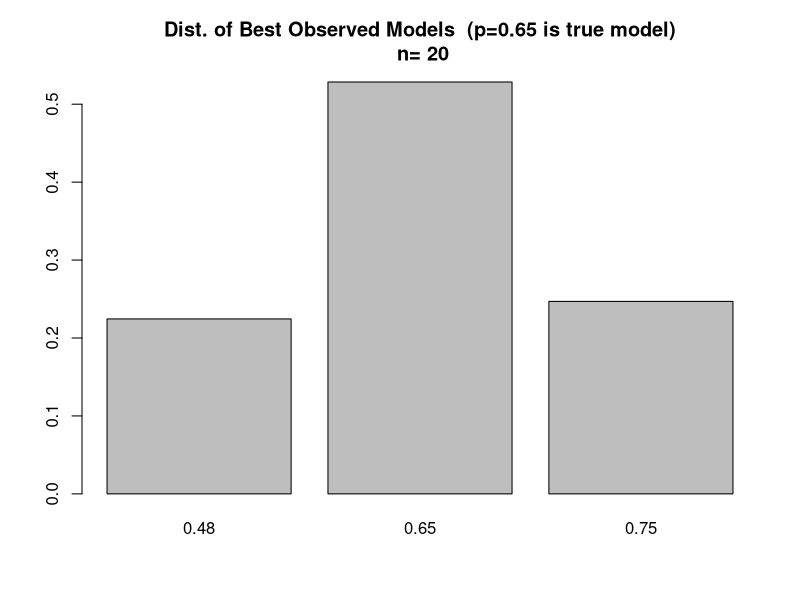
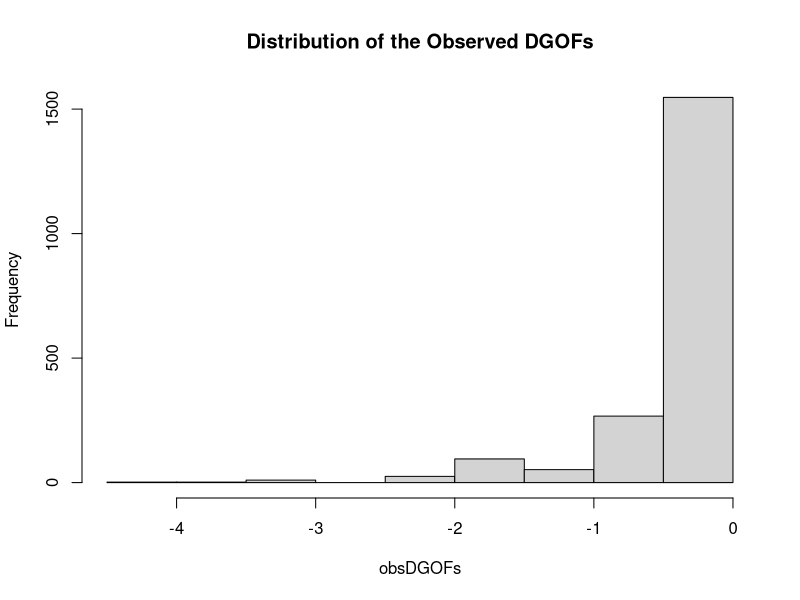
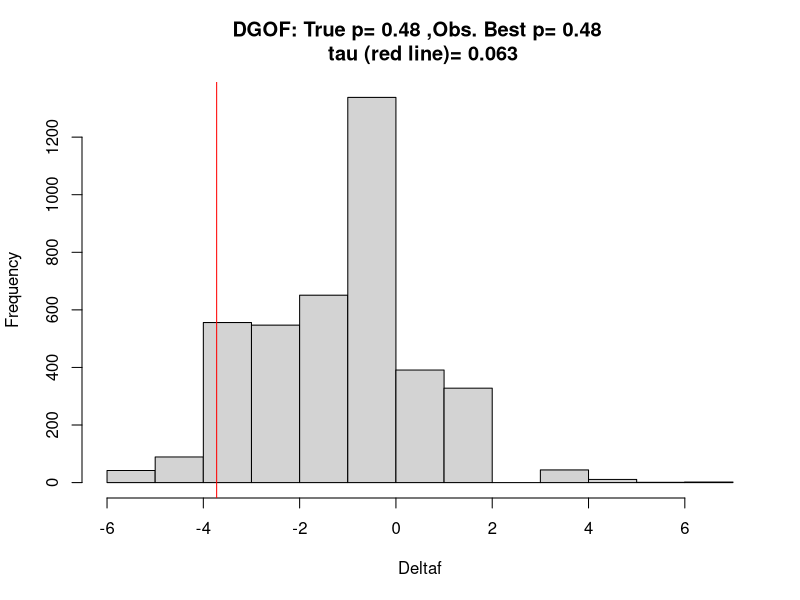
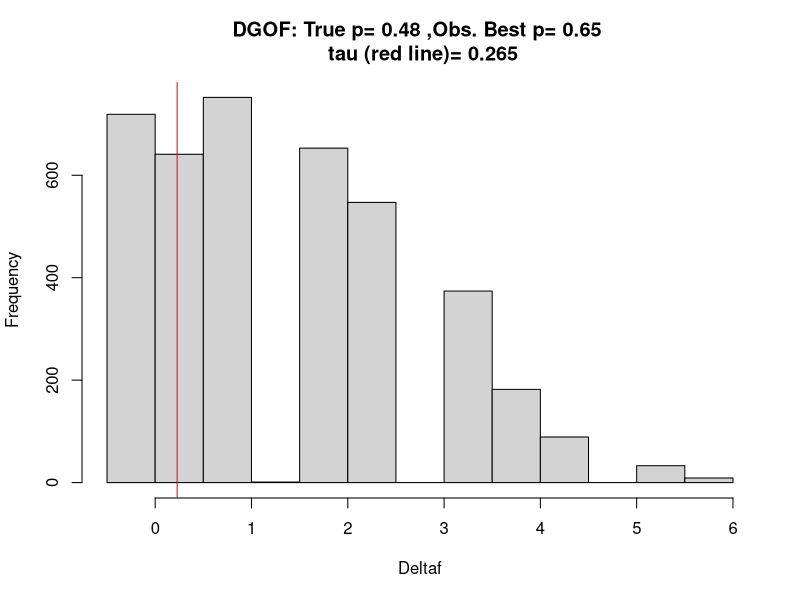
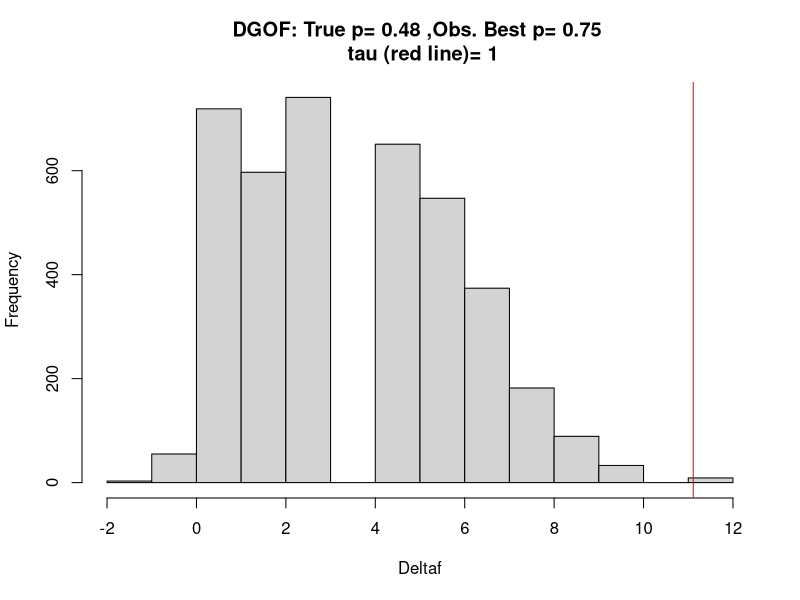
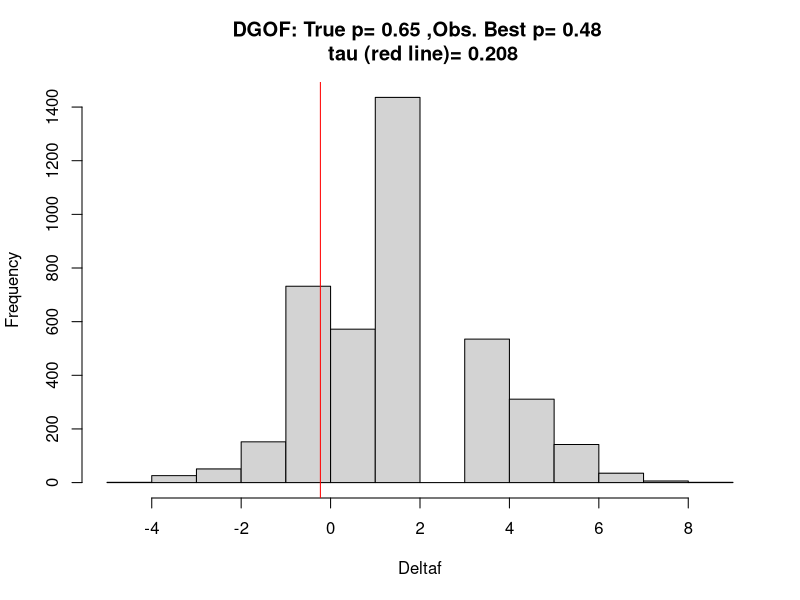
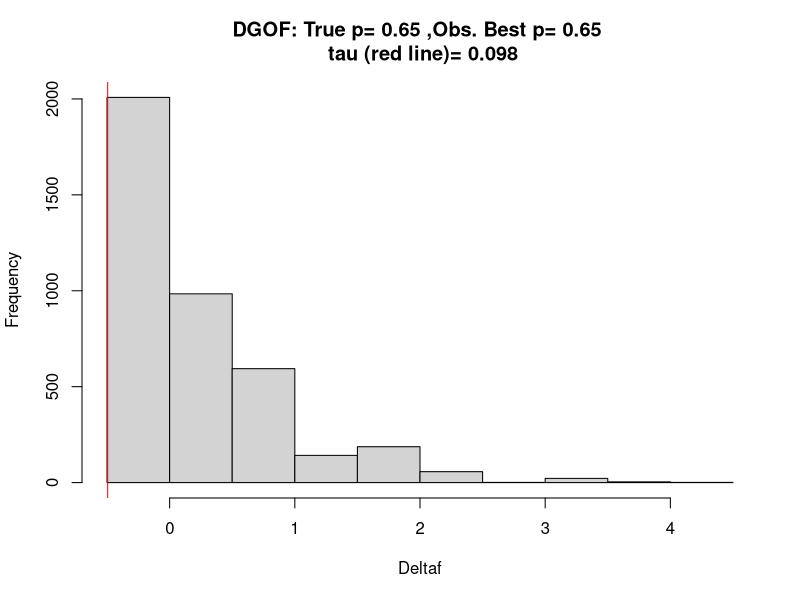
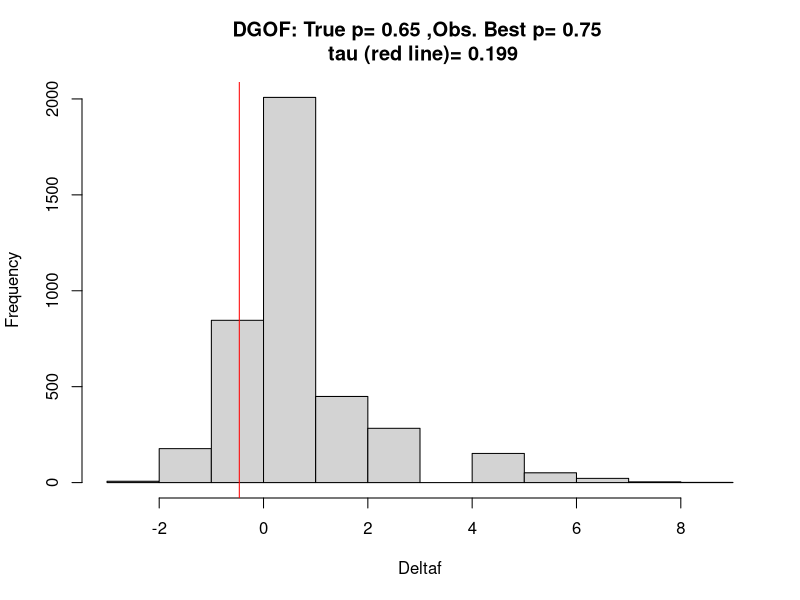

Source code (R) for these figures, in order: (Note: this script raises an error after producing the figures.)
#####################################################################
#                       Description
#####################################################################

# This script assesses error rates
# for a model set of three Bernoulli distributions with parameters
# 0.48,0.65, and 0.75
# We simulate a scenario where the true probability distribution is a Bernoulli 
# distribution with p=0.65
# The purpose of this simulation study is debug the code in 
# Bernoulli_Sim_2.R

#####################################################################
#                       Functions
#####################################################################

# compute the log likelihood for a Bernoulli distribution 
LLBern <- function(dat,p)
{
  LL <- log(p)*sum(dat) + log(1-p)*sum(1-dat)
  return(LL)
}

# a general function for computing the DGOF
DGOFGenComp <- function(ICScores)
{
  DGOF <- min(ICScores)-min(ICScores[-which.min(ICScores)])
  return(DGOF)
}

# compute the difference in goodness of fit statistic for the DGOF simulation
# in step 4c of ECIC
DGOFSimComp <- function(ICScores,MbInd)
{
  DGOF <- ICScores[MbInd] - min(ICScores[-MbInd])
  return(DGOF)
}

#####################################################################
#                      Load Packages/Data Generation
#####################################################################

# store parameters for the model set 
M <- c(0.48,0.65,0.75)
# store the cardinality of the model set
MLen <- length(M)
# store the true generating probability
trueP <- 0.65
# set the sample size for each draw
n <- 20
# set the number of draws 
noDraws <- 2000
set.seed(222)
# simulate data 
# draw from a Bernoulli dist with saved n & p
tempDraws <- rbinom(n=n*noDraws,size=1,prob=trueP)
# convert vector of draws into a matrix of multiple draws
dat <- matrix(data=tempDraws,nrow=n,ncol=noDraws)
colnames(dat) <- paste("Draw",1:noDraws,sep="")

#####################################################################
#                      Run Study for Scenario 1
#####################################################################

# ECIC step #1
# compute the IC under each model in the model set for each sample size
ICComps <- matrix(NA,nrow=MLen,ncol=noDraws)
for(j in 1:MLen)
{
  tempICs <- -1*apply(X=dat,MARGIN=2,FUN=function(x) LLBern(x,p=M[j]))
  ICComps[j,] <- tempICs
}
# columns are draws and rows are the IC evaluated under different parameter values
rownames(ICComps) <- paste("IC Under p=",M,sep="")
colnames(ICComps) <- paste("Draw",1:noDraws,sep="")

# ECIC step #2
# apply which.min(x) across each column in ICComps 
# to determine the observed best models
# note 1 corresponds to p=0.5, 2 to p=0.65, and 3 to 0.75
MbVec <- apply(X=ICComps,MARGIN=2,FUN=function(x) M[which.min(x)])

# make barplot for the percentage of the time each model was chosen as best
tempTable <- table(MbVec)
barplot(tempTable/noDraws,main=paste("Dist. of Best Observed Models  (p=0.65 is true model)\n n=",n))

# ECIC step #3
# compute the observed DGOFs
obsDGOFs <- apply(X=ICComps,MARGIN=2,FUN=function(x) DGOFGenComp(x))
hist(obsDGOFs,main="Distribution of the Observed DGOFs")
# sample size for estimating the probability of choosing the observed best model under the assumption an
# alternative model is true
N1 <- 2000
# sample size for simulating the DGOF distribution under the assumption that an alternative model is true
N2 <- 4000
# pre-specified type 1 error rate
alpha <- 0.05

# compute data from simulated models in ECIC step #4 in 
# advance to ease computational burden
# simDat1List holds the datasets to estimate \hat{\pi_i}=P_i(g(F)=M_b)
# simDat2List holds the datasets to estimate the DGOF distributions \Delta f_i
simDat1List <- list()
simDat2List <- list()
set.seed(19)
# simulate data for each probability in the model set
for(j in 1:MLen) #  j indexes the assumed true probability
{
  simDat1List[[j]] <- rbinom(n=n*N1,size=1,prob=M[j])
  simDat1List[[j]] <- matrix(data=simDat1List[[j]],nrow=n,ncol=N1)
  colnames(simDat1List[[j]]) <- paste("Draw",1:N1,sep="")
  simDat2List[[j]] <- rbinom(n=n*N2,size=1,prob=M[j])
  simDat2List[[j]] <- matrix(data=simDat2List[[j]],nrow=n,ncol=N2)
  colnames(simDat2List[[j]]) <- paste("Draw",1:N2,sep="")
}
names(simDat1List) <- paste("True p=",M,sep="")
names(simDat2List) <- paste("True p=",M,sep="")

# each element in these lists will hold matrices of the -LL's for all draws 
# under all the probabilities in the model set 
ICsSimDat1 <- list()
ICsSimDat2 <- list()
for(j in 1:MLen) # j indexes the assumed true probability 
{
  # MLenXN1 matrix to store -LL's 
  tempMat1 <- matrix(NA,nrow=MLen,ncol=N1)
  colnames(tempMat1) <- paste("Draw",1:N1,sep="")
  # MLenXN2 matrix to store -LL's 
  tempMat2 <- matrix(NA,nrow=MLen,ncol=N2)
  colnames(tempMat2) <- paste("Draw",1:N2,sep="")
  tempDraws1 <- simDat1List[[j]] 
  tempDraws2 <- simDat2List[[j]] 
  for(k in 1:MLen) # compute -LL's under different parameters in the model set
  {
    tempICs1 <- -1*apply(X=tempDraws1,MARGIN=2,FUN=function(x) LLBern(x,p=M[k]))
    tempICs2 <- -1*apply(X=tempDraws2,MARGIN=2,FUN=function(x) LLBern(x,p=M[k]))
    tempMat1[k,] <- tempICs1
    tempMat2[k,] <- tempICs2
  }
  ICsSimDat1[[j]] <- tempMat1
  ICsSimDat2[[j]] <- tempMat2
  rownames(ICsSimDat1[[j]]) <- paste("-LL Under p=",M,sep="")
  rownames(ICsSimDat2[[j]]) <- paste("-LL Under p=",M,sep="")
}
names(ICsSimDat1) <- paste("True p=",M,sep="")
names(ICsSimDat2) <- paste("True p=",M,sep="")

# determine the models with the minimum IC for each set of draws
minICList <- list()
for(j in 1:MLen) # j indexes the assumed true parameter
{
  minICList[[j]] <- apply(ICsSimDat1[[j]],MARGIN=2,FUN=function(x) M[which.min(x)])
}
names(minICList) <- paste("True p=",M,sep="")

# create a matrix that holds P_i(g(F)=M_b)
piHatMat <- matrix(data=NA,nrow=MLen,ncol=MLen)
rownames(piHatMat) <- paste("true p=",M,sep="")
colnames(piHatMat) <- paste("% of time p=",M," observed best ",sep="")
for(j in 1:MLen) # indexes the true generating probability
{
  for(k in 1:MLen) # indexes the times that the kth prob is selected as best
  {
    piHatMat[j,k] <- sum(minICList[[j]]==M[k])/N1
  }
}

# list to store the quantiles from alpha/P(Mb=M)
tauHatMat <- alpha/piHatMat
tauHatMat <- alpha/piHatMat
# if alpha/pi_hat >1, adjust the value down to 1
tauHatMat[tauHatMat>1] <- 1
colnames(tauHatMat) <- paste("tauth percentile using (p=",M," observed best) ",sep="")

# compute the DGOF distributions as in step 4c) of ECIC
DGOFList <- list()
for(j in 1:MLen) # index the true generating probability 
{
  tempDat <- ICsSimDat2[[j]]
  # matrix to store the DGOF distributions under the assumption that model k is
  # the observed best index
  tempMat <- matrix(NA,nrow=MLen,ncol=N2)
  colnames(tempMat) <- paste("Draw",1:N2,sep="")
  for(k in 1:MLen) #index the model assumed to be best
  {
    tempDGOFs <- apply(tempDat,MARGIN=2,FUN=function(x) DGOFSimComp(x,MbInd=k))
    tempMat[k,] <- tempDGOFs # store row as DGOF distribution
  }
  DGOFList[[j]] <- tempMat
  rownames(DGOFList[[j]]) <- paste("DGOFs,M_b=",M,sep="")
}
names(DGOFList) <- paste("True p=",M,sep="")
# print the number of unique values for each DGOF distribution
length(unique(DGOFList[[1]][1,]))
length(unique(DGOFList[[1]][2,]))
length(unique(DGOFList[[1]][3,]))
length(unique(DGOFList[[2]][1,]))
length(unique(DGOFList[[2]][2,]))
length(unique(DGOFList[[2]][3,]))
length(unique(DGOFList[[3]][1,]))
length(unique(DGOFList[[3]][2,]))
length(unique(DGOFList[[3]][3,]))

# plot DGOF distributions and quantiles
for(i in 1:MLen)
{
  trueGenModTemp <- M[i] #fix the true generating probability of a DGOF dist.
  for(j in 1:MLen)
  {
    bestObsModTemp <- M[j] #fix the observed best model
    tempTauRound <- round(tauHatMat[i,j],3)
    tempQuant <- quantile(DGOFList[[i]][j,],tauHatMat[i,j])
    hist(DGOFList[[i]][j,],main=paste("DGOF: True p=",trueGenModTemp,",Obs. Best p=",bestObsModTemp,"\n tau (red line)=",tempTauRound),xlab="Deltaf")
    abline(v=tempQuant,col="red")
  }
}

# ECIC steps #4 and #5
# go through each of the alternative models, assume they are true, and compute quantiles
# i indexes sample size, j indexes models in the alternative set, and k indexes models in the full set
# matrix to store the decision thresholds
thresholds <- matrix(NA,nrow=noDraws,ncol=MLen-1)
# vector to store accept or reject decisions
aOrRVec <- rep(NA,noDraws)
for(j in 1:noDraws) # go through each observation and perform ECIC
{
  
  # get the element index of the best observed model 
  tempMbInd <- which(M==tempMb)
  # identify the observed DGOF
  tempObsDGOF <- obsDGOFs[j]
  # identify the alternative models
  altModels <- M[-tempMbInd]
  tempDGOFQuantiles <- rep(NA,MLen-1)
  for(k in 1:(MLen-1)) # assume k is index for the true model
  {
    # now just retrieve the quantile and DGOF distribution
    # to compare it to the observed DGOF
    curAltModel <- altModels[k]
    curAltModelInd <- which(M==curAltModel)
    tempTau <- tauHatMat[curAltModelInd,tempMbInd]
    tempDGOFs <- DGOFList[[curAltModelInd]][tempMbInd,]
    tempDGOFQuantiles[k] <- quantile(tempDGOFs,probs=tempTau)
  }
  thresholds[j,] <- tempDGOFQuantiles
    # take the alternative model quantile estimates
  tempFinQuantile <- min(tempDGOFQuantiles)
  # ECIC step #6
  # store 1 if observed model is chosen as best and 0 otherwise
  aOrRVec[j] <- ifelse(test=tempObsDGOF<tempFinQuantile,yes=1,no=0)
}

# plot the percentage of the time no decision is made by sample size
fracNoDec <- length(aOrRVec[aOrRVec==0])/noDraws
plot(x=n,y=fracNoDec,main="Percentage of Time No Decision is Made",
     xlab="Sample Size",ylab="% of Time No Decision Made",pch=16)

assessMat <- rbind(MbVec,aOrRVec)
# Look at percentage of times the true model was observed as best but no decision was made (false negative)
# subset assessList to only contain observations where with no decision i.e. 0
noDecAssess <- assessMat[,assessMat[2,]==0]
rightObsUndec <- sum(noDecAssess[1,]==2)/noDraws

# note that once a decision is always made (which occurs asymptotically)
# there will not be a point corresponding to the sample size on this following plot
plot(x=n,y=rightObsUndec,main="Percentage of Time True Model Observed When No Decision Made",
     xlab="Sample Size",ylab="% of Time No Decision Made",pch=16)
# take a look at type 1 error rate
# subset assessMat by only when a decision was made i.e. second row = 1
decAssess <- assessMat[,assessMat[2,]==1]
# compute type 1 error rate
t1ErrorRate <- sum(decAssess[1,]!=2)/noDraws
plot(x=n,y=t1ErrorRate,main="Type 1 Error Rates",
     xlab="Sample Size",ylab="% of Time No Decision Made",pch=16)

# bind together the threshold quantiles, observed DGOFs, and observed best models
checkMat <- as.data.frame(cbind(thresholds,obsDGOFs,MbVec,aOrRVec))
checkMatT1 <- checkMat[checkMat$aOrRVec==1 & checkMat$MbVec!=2,]
